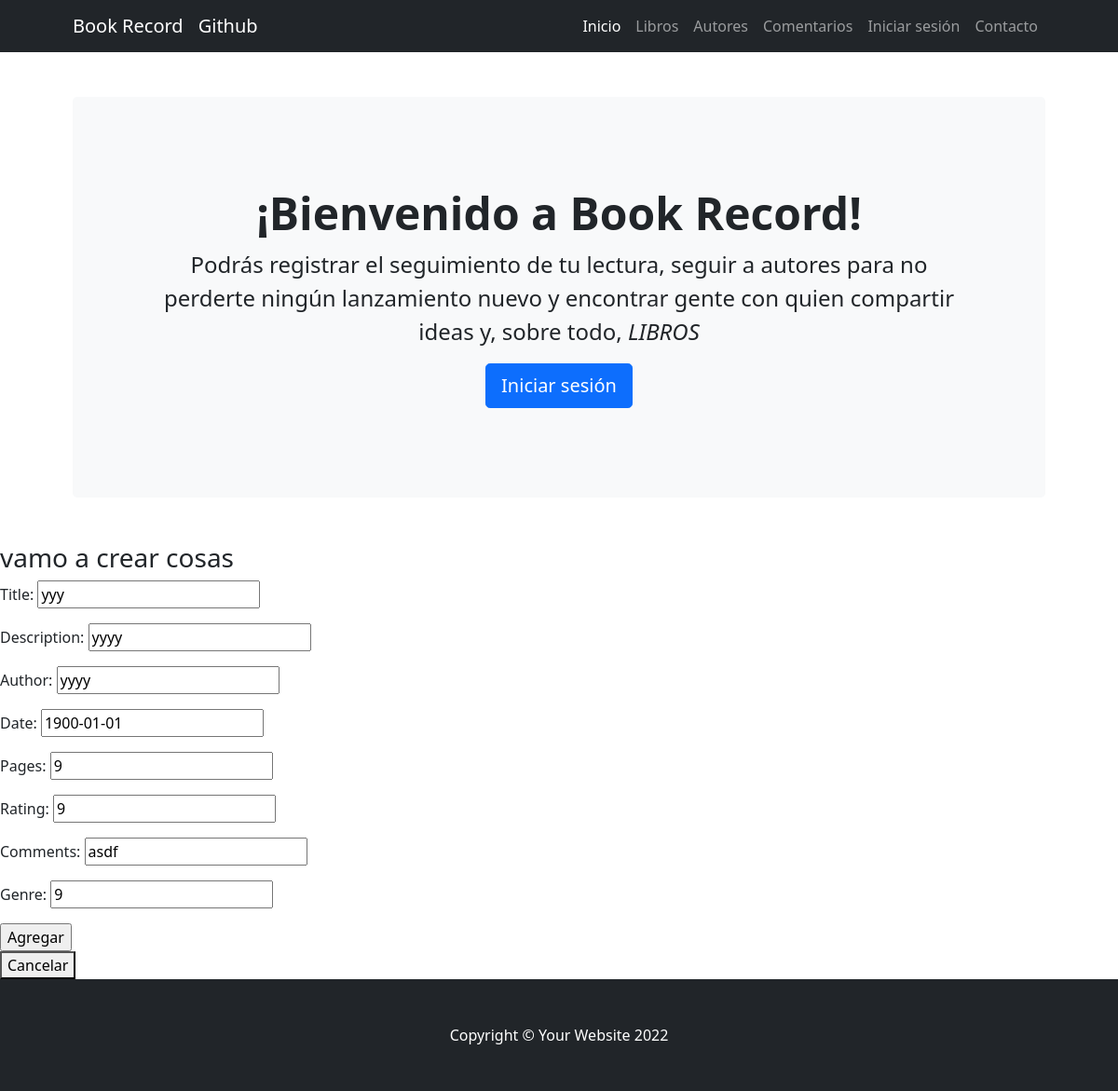
The app's page /BookRecord/book/edit/5, older data.
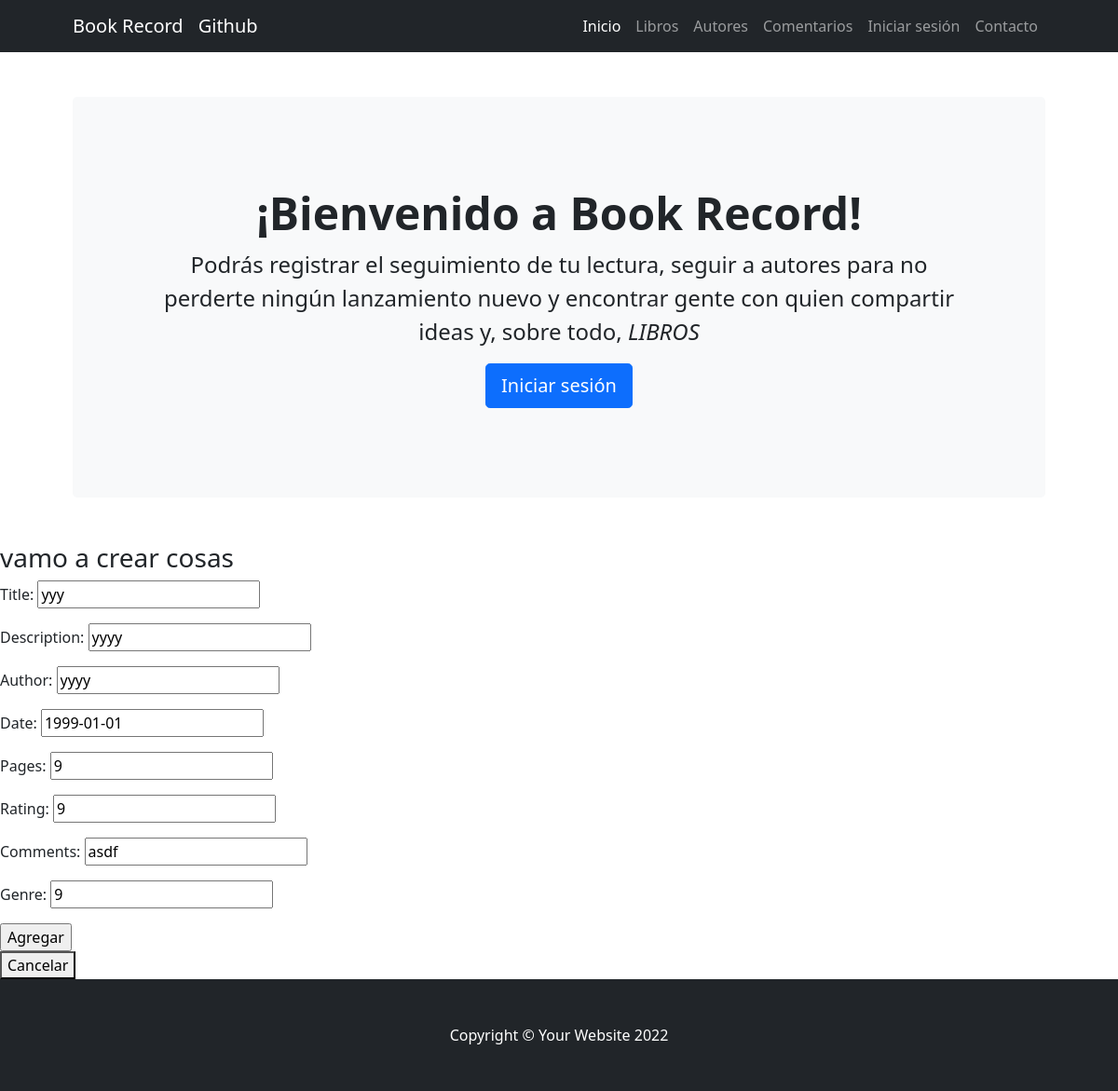
The same page, newer data.
### BookRecord/models.py (models this page shows, shortened)
class Book(models.Model):
    title = models.CharField(max_length=40)
    description = models.CharField(max_length=400)
    author = models.CharField(max_length=40)
    date = models.DateField(max_length=40)
    pages = models.IntegerField()
    rating = models.IntegerField()
    comments = models.CharField(max_length=40)
    genre = models.CharField(max_length=40)

### BookRecord/views.py (the view)
# urls.py: path('book/edit/<pk>', views.Update_book.as_view(), name='update_book'),
class Update_book(UpdateView):
    model = Book
    success_url = '/BookRecord/book/list/'
    fields = ['title','description','author','date','pages','rating','comments','genre']

### BookRecord/template/BookRecord/book_form.html (shortened to what this page needs)
{% extends 'BookRecord/template.html' %}
{% load static %}
{% block changing_content  %}
<h3> vamo a crear cosas</h3>
<form method='POST'>
  {{ form.as_p }}
  <input type='submit' value='Agregar'>
</form>
  <button><a href="{% url 'list_books' %}" style='text-decoration: none; color: #000000' >Cancelar</a></button>
{% endblock %}

Row changes from the older to the newer data that the page shows:
changed Book "yyy": date "1900-01-01" → "1999-01-01"
